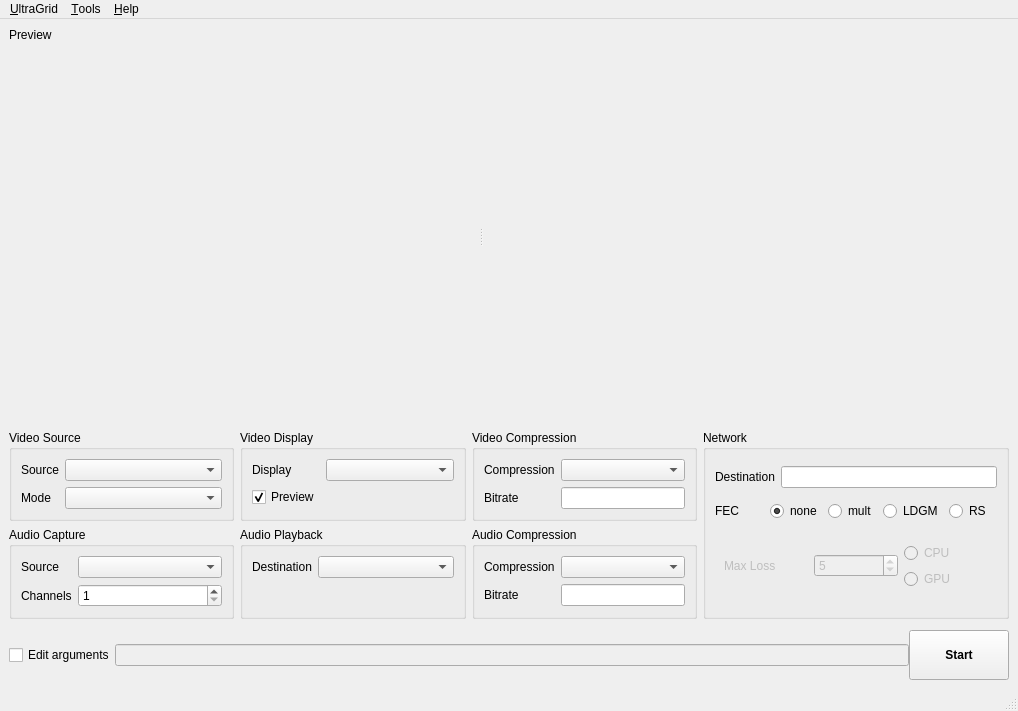
<?xml version="1.0" encoding="UTF-8"?>
<ui version="4.0">
 <class>UltragridWindow</class>
 <widget class="QMainWindow" name="UltragridWindow">
  <property name="geometry">
   <rect>
    <x>0</x>
    <y>0</y>
    <width>1018</width>
    <height>711</height>
   </rect>
  </property>
  <property name="windowTitle">
   <string>UltraGrid</string>
  </property>
  <property name="windowFilePath">
   <string/>
  </property>
  <widget class="QWidget" name="centralwidget">
   <layout class="QVBoxLayout" name="verticalLayout_6" stretch="0,6,0,0">
    <item>
     <widget class="QLabel" name="previewLabel">
      <property name="text">
       <string>Preview</string>
      </property>
     </widget>
    </item>
    <item>
     <layout class="QHBoxLayout" name="horizontalLayout">
      <item>
       <spacer name="horizontalSpacer">
        <property name="orientation">
         <enum>Qt::Horizontal</enum>
        </property>
        <property name="sizeType">
         <enum>QSizePolicy::Minimum</enum>
        </property>
        <property name="sizeHint" stdset="0">
         <size>
          <width>0</width>
          <height>0</height>
         </size>
        </property>
       </spacer>
      </item>
      <item>
       <widget class="QSplitter" name="previewsSplitter">
        <property name="orientation">
         <enum>Qt::Horizontal</enum>
        </property>
        <widget class="PreviewWidget" name="capturePreview" native="true">
         <property name="sizePolicy">
          <sizepolicy hsizetype="Expanding" vsizetype="Expanding">
           <horstretch>0</horstretch>
           <verstretch>0</verstretch>
          </sizepolicy>
         </property>
         <property name="minimumSize">
          <size>
           <width>64</width>
           <height>64</height>
          </size>
         </property>
        </widget>
        <widget class="PreviewWidget" name="displayPreview" native="true">
         <property name="sizePolicy">
          <sizepolicy hsizetype="Expanding" vsizetype="Expanding">
           <horstretch>0</horstretch>
           <verstretch>0</verstretch>
          </sizepolicy>
         </property>
         <property name="minimumSize">
          <size>
           <width>64</width>
           <height>64</height>
          </size>
         </property>
        </widget>
       </widget>
      </item>
      <item>
       <widget class="VuMeterWidget" name="vuMeter" native="true">
        <property name="sizePolicy">
         <sizepolicy hsizetype="Fixed" vsizetype="Preferred">
          <horstretch>0</horstretch>
          <verstretch>0</verstretch>
         </sizepolicy>
        </property>
        <property name="minimumSize">
         <size>
          <width>50</width>
          <height>100</height>
         </size>
        </property>
       </widget>
      </item>
     </layout>
    </item>
    <item>
     <layout class="QHBoxLayout" name="horizontalLayout_11">
      <property name="rightMargin">
       <number>0</number>
      </property>
      <property name="bottomMargin">
       <number>0</number>
      </property>
      <item>
       <layout class="QVBoxLayout" name="verticalLayout_3">
        <property name="bottomMargin">
         <number>0</number>
        </property>
        <item>
         <layout class="QHBoxLayout" name="horizontalLayout_4" stretch="1,1,1">
          <property name="sizeConstraint">
           <enum>QLayout::SetMaximumSize</enum>
          </property>
          <item>
           <widget class="QGroupBox" name="groupBox">
            <property name="autoFillBackground">
             <bool>false</bool>
            </property>
            <property name="title">
             <string>Video Source</string>
            </property>
            <property name="flat">
             <bool>false</bool>
            </property>
            <property name="checkable">
             <bool>false</bool>
            </property>
            <layout class="QFormLayout" name="formLayout_2">
             <property name="fieldGrowthPolicy">
              <enum>QFormLayout::AllNonFixedFieldsGrow</enum>
             </property>
             <item row="0" column="0">
              <widget class="QLabel" name="videoSourceLabel">
               <property name="text">
                <string>Source</string>
               </property>
              </widget>
             </item>
             <item row="2" column="0">
              <widget class="QLabel" name="videoModeLabel">
               <property name="text">
                <string>Mode</string>
               </property>
              </widget>
             </item>
             <item row="2" column="1">
              <widget class="QComboBox" name="videoModeComboBox"/>
             </item>
             <item row="0" column="1">
              <widget class="QComboBox" name="videoSourceComboBox"/>
             </item>
            </layout>
           </widget>
          </item>
          <item>
           <widget class="QGroupBox" name="groupBox_3">
            <property name="title">
             <string>Video Display</string>
            </property>
            <layout class="QFormLayout" name="formLayout_3">
             <property name="fieldGrowthPolicy">
              <enum>QFormLayout::AllNonFixedFieldsGrow</enum>
             </property>
             <item row="0" column="0">
              <widget class="QLabel" name="label_3">
               <property name="text">
                <string>Display</string>
               </property>
              </widget>
             </item>
             <item row="0" column="1">
              <widget class="QComboBox" name="videoDisplayComboBox"/>
             </item>
             <item row="1" column="0">
              <widget class="QCheckBox" name="previewCheckBox">
               <property name="text">
                <string>Preview</string>
               </property>
               <property name="checked">
                <bool>true</bool>
               </property>
              </widget>
             </item>
            </layout>
            <zorder>videoDisplayComboBox</zorder>
            <zorder>label_3</zorder>
            <zorder>previewCheckBox</zorder>
           </widget>
          </item>
          <item>
           <widget class="QGroupBox" name="groupBox_5">
            <property name="title">
             <string>Video Compression</string>
            </property>
            <layout class="QFormLayout" name="formLayout_5">
             <item row="0" column="0">
              <widget class="QLabel" name="label_7">
               <property name="text">
                <string>Compression</string>
               </property>
              </widget>
             </item>
             <item row="0" column="1">
              <widget class="QComboBox" name="videoCompressionComboBox"/>
             </item>
             <item row="1" column="0">
              <widget class="QLabel" name="videoBitrateLabel">
               <property name="text">
                <string>Bitrate</string>
               </property>
              </widget>
             </item>
             <item row="1" column="1">
              <widget class="QLineEdit" name="videoBitrateEdit"/>
             </item>
            </layout>
           </widget>
          </item>
         </layout>
        </item>
        <item>
         <layout class="QHBoxLayout" name="horizontalLayout_5">
          <property name="sizeConstraint">
           <enum>QLayout::SetMaximumSize</enum>
          </property>
          <item>
           <widget class="QGroupBox" name="groupBox_2">
            <property name="title">
             <string>Audio Capture</string>
            </property>
            <layout class="QFormLayout" name="formLayout">
             <item row="0" column="0">
              <widget class="QLabel" name="label_4">
               <property name="text">
                <string>Source</string>
               </property>
              </widget>
             </item>
             <item row="0" column="1">
              <widget class="QComboBox" name="audioSourceComboBox"/>
             </item>
             <item row="1" column="0">
              <widget class="QLabel" name="label_5">
               <property name="text">
                <string>Channels</string>
               </property>
              </widget>
             </item>
             <item row="1" column="1">
              <widget class="QSpinBox" name="audioChannelsSpinBox">
               <property name="minimum">
                <number>1</number>
               </property>
               <property name="maximum">
                <number>32</number>
               </property>
              </widget>
             </item>
            </layout>
           </widget>
          </item>
          <item>
           <widget class="QGroupBox" name="groupBox_4">
            <property name="title">
             <string>Audio Playback</string>
            </property>
            <layout class="QFormLayout" name="formLayout_4">
             <property name="fieldGrowthPolicy">
              <enum>QFormLayout::AllNonFixedFieldsGrow</enum>
             </property>
             <item row="0" column="0">
              <widget class="QLabel" name="label_6">
               <property name="text">
                <string>Destination</string>
               </property>
              </widget>
             </item>
             <item row="0" column="1">
              <widget class="QComboBox" name="audioPlaybackComboBox"/>
             </item>
            </layout>
           </widget>
          </item>
          <item>
           <widget class="QGroupBox" name="groupBox_6">
            <property name="title">
             <string>Audio Compression</string>
            </property>
            <layout class="QFormLayout" name="formLayout_6">
             <property name="fieldGrowthPolicy">
              <enum>QFormLayout::AllNonFixedFieldsGrow</enum>
             </property>
             <item row="0" column="0">
              <widget class="QLabel" name="label_9">
               <property name="text">
                <string>Compression</string>
               </property>
              </widget>
             </item>
             <item row="0" column="1">
              <widget class="QComboBox" name="audioCompressionComboBox"/>
             </item>
             <item row="1" column="1">
              <widget class="QLineEdit" name="audioBitrateEdit">
               <property name="sizePolicy">
                <sizepolicy hsizetype="Preferred" vsizetype="Fixed">
                 <horstretch>0</horstretch>
                 <verstretch>0</verstretch>
                </sizepolicy>
               </property>
              </widget>
             </item>
             <item row="1" column="0">
              <widget class="QLabel" name="audioBitrateLabel">
               <property name="text">
                <string>Bitrate</string>
               </property>
              </widget>
             </item>
            </layout>
           </widget>
          </item>
         </layout>
        </item>
       </layout>
      </item>
      <item>
       <widget class="QGroupBox" name="groupBox_7">
        <property name="sizePolicy">
         <sizepolicy hsizetype="Maximum" vsizetype="Preferred">
          <horstretch>0</horstretch>
          <verstretch>0</verstretch>
         </sizepolicy>
        </property>
        <property name="title">
         <string>Network</string>
        </property>
        <layout class="QVBoxLayout" name="verticalLayout_4">
         <item>
          <layout class="QHBoxLayout" name="horizontalLayout_12">
           <property name="bottomMargin">
            <number>0</number>
           </property>
           <item>
            <widget class="QLabel" name="label_10">
             <property name="text">
              <string>Destination</string>
             </property>
            </widget>
           </item>
           <item>
            <widget class="QLineEdit" name="networkDestinationEdit">
             <property name="text">
              <string extracomment="Target IP or host"/>
             </property>
            </widget>
           </item>
          </layout>
         </item>
         <item>
          <layout class="QHBoxLayout" name="horizontalLayout_6">
           <item>
            <widget class="QLabel" name="label_15">
             <property name="text">
              <string>FEC</string>
             </property>
            </widget>
           </item>
           <item>
            <widget class="QRadioButton" name="fecNoneRadio">
             <property name="text">
              <string>none</string>
             </property>
             <property name="checked">
              <bool>true</bool>
             </property>
            </widget>
           </item>
           <item>
            <widget class="QRadioButton" name="fecMultRadio">
             <property name="text">
              <string>mult</string>
             </property>
            </widget>
           </item>
           <item>
            <widget class="QRadioButton" name="fecLdgmRadio">
             <property name="text">
              <string>LDGM</string>
             </property>
            </widget>
           </item>
           <item>
            <widget class="QRadioButton" name="fecRsRadio">
             <property name="text">
              <string>RS</string>
             </property>
            </widget>
           </item>
          </layout>
         </item>
         <item>
          <widget class="QStackedWidget" name="stackedWidget">
           <property name="enabled">
            <bool>false</bool>
           </property>
           <property name="sizePolicy">
            <sizepolicy hsizetype="Maximum" vsizetype="Maximum">
             <horstretch>0</horstretch>
             <verstretch>0</verstretch>
            </sizepolicy>
           </property>
           <property name="currentIndex">
            <number>1</number>
           </property>
           <widget class="QWidget" name="mult">
            <layout class="QHBoxLayout" name="horizontalLayout_7">
             <item>
              <widget class="QLabel" name="label">
               <property name="text">
                <string>Multiplying factor</string>
               </property>
              </widget>
             </item>
             <item>
              <widget class="QSpinBox" name="multSpin">
               <property name="sizePolicy">
                <sizepolicy hsizetype="Preferred" vsizetype="Fixed">
                 <horstretch>0</horstretch>
                 <verstretch>0</verstretch>
                </sizepolicy>
               </property>
               <property name="minimum">
                <number>1</number>
               </property>
              </widget>
             </item>
            </layout>
           </widget>
           <widget class="QWidget" name="lgdm">
            <layout class="QHBoxLayout" name="horizontalLayout_8">
             <item>
              <widget class="QLabel" name="label_2">
               <property name="text">
                <string>Max Loss</string>
               </property>
              </widget>
             </item>
             <item>
              <widget class="QSpinBox" name="ldgmMaxLoss">
               <property name="value">
                <number>5</number>
               </property>
              </widget>
             </item>
             <item>
              <layout class="QVBoxLayout" name="verticalLayout">
               <item>
                <widget class="QRadioButton" name="ldgmSimpCpuRadio">
                 <property name="text">
                  <string>CPU</string>
                 </property>
                </widget>
               </item>
               <item>
                <widget class="QRadioButton" name="ldgmSimpGpuRadio">
                 <property name="text">
                  <string>GPU</string>
                 </property>
                </widget>
               </item>
              </layout>
             </item>
            </layout>
           </widget>
           <widget class="QWidget" name="page">
            <layout class="QHBoxLayout" name="horizontalLayout_9">
             <item>
              <widget class="QLabel" name="label_8">
               <property name="text">
                <string>k</string>
               </property>
              </widget>
             </item>
             <item>
              <widget class="QSpinBox" name="ldgmK">
               <property name="minimum">
                <number>64</number>
               </property>
               <property name="maximum">
                <number>8191</number>
               </property>
               <property name="value">
                <number>256</number>
               </property>
              </widget>
             </item>
             <item>
              <widget class="QLabel" name="label_11">
               <property name="text">
                <string>m</string>
               </property>
              </widget>
             </item>
             <item>
              <widget class="QSpinBox" name="ldgmM">
               <property name="minimum">
                <number>64</number>
               </property>
               <property name="maximum">
                <number>8191</number>
               </property>
               <property name="value">
                <number>192</number>
               </property>
              </widget>
             </item>
             <item>
              <widget class="QLabel" name="label_12">
               <property name="text">
                <string>c</string>
               </property>
              </widget>
             </item>
             <item>
              <widget class="QSpinBox" name="ldgmC">
               <property name="minimum">
                <number>2</number>
               </property>
               <property name="maximum">
                <number>63</number>
               </property>
               <property name="value">
                <number>5</number>
               </property>
              </widget>
             </item>
             <item>
              <layout class="QVBoxLayout" name="verticalLayout_2">
               <property name="rightMargin">
                <number>5</number>
               </property>
               <item>
                <widget class="QRadioButton" name="ldgmAdvCpuRadio">
                 <property name="text">
                  <string>CPU</string>
                 </property>
                </widget>
               </item>
               <item>
                <widget class="QRadioButton" name="ldgmAdvGpuRadio">
                 <property name="text">
                  <string>GPU</string>
                 </property>
                </widget>
               </item>
              </layout>
             </item>
            </layout>
           </widget>
           <widget class="QWidget" name="page_2">
            <layout class="QHBoxLayout" name="horizontalLayout_10">
             <item>
              <widget class="QLabel" name="label_13">
               <property name="sizePolicy">
                <sizepolicy hsizetype="Maximum" vsizetype="Preferred">
                 <horstretch>0</horstretch>
                 <verstretch>0</verstretch>
                </sizepolicy>
               </property>
               <property name="text">
                <string>k</string>
               </property>
              </widget>
             </item>
             <item>
              <widget class="QSpinBox" name="rsK">
               <property name="maximum">
                <number>255</number>
               </property>
               <property name="value">
                <number>200</number>
               </property>
              </widget>
             </item>
             <item>
              <widget class="QLabel" name="label_14">
               <property name="sizePolicy">
                <sizepolicy hsizetype="Maximum" vsizetype="Preferred">
                 <horstretch>0</horstretch>
                 <verstretch>0</verstretch>
                </sizepolicy>
               </property>
               <property name="text">
                <string>n</string>
               </property>
              </widget>
             </item>
             <item>
              <widget class="QSpinBox" name="rsN">
               <property name="maximum">
                <number>255</number>
               </property>
               <property name="value">
                <number>220</number>
               </property>
              </widget>
             </item>
            </layout>
           </widget>
          </widget>
         </item>
        </layout>
       </widget>
      </item>
     </layout>
    </item>
    <item>
     <layout class="QHBoxLayout" name="horizontalLayout_3">
      <property name="spacing">
       <number>0</number>
      </property>
      <property name="topMargin">
       <number>5</number>
      </property>
      <item>
       <widget class="QCheckBox" name="editCheckBox">
        <property name="text">
         <string>Edit arguments</string>
        </property>
       </widget>
      </item>
      <item>
       <widget class="QLineEdit" name="arguments">
        <property name="enabled">
         <bool>false</bool>
        </property>
        <property name="dragEnabled">
         <bool>false</bool>
        </property>
        <property name="readOnly">
         <bool>false</bool>
        </property>
        <property name="placeholderText">
         <string/>
        </property>
        <property name="clearButtonEnabled">
         <bool>false</bool>
        </property>
       </widget>
      </item>
      <item>
       <widget class="QPushButton" name="startButton">
        <property name="sizePolicy">
         <sizepolicy hsizetype="Preferred" vsizetype="Preferred">
          <horstretch>0</horstretch>
          <verstretch>0</verstretch>
         </sizepolicy>
        </property>
        <property name="minimumSize">
         <size>
          <width>100</width>
          <height>50</height>
         </size>
        </property>
        <property name="font">
         <font>
          <weight>75</weight>
          <bold>true</bold>
         </font>
        </property>
        <property name="text">
         <string>Start</string>
        </property>
       </widget>
      </item>
     </layout>
    </item>
   </layout>
  </widget>
  <widget class="QMenuBar" name="menubar">
   <property name="geometry">
    <rect>
     <x>0</x>
     <y>0</y>
     <width>1018</width>
     <height>22</height>
    </rect>
   </property>
   <property name="contextMenuPolicy">
    <enum>Qt::NoContextMenu</enum>
   </property>
   <widget class="QMenu" name="menu_UltraGrid">
    <property name="title">
     <string>&amp;UltraGrid</string>
    </property>
    <addaction name="actionSettings"/>
    <addaction name="separator"/>
    <addaction name="actionQuit"/>
   </widget>
   <widget class="QMenu" name="menu_Tools">
    <property name="title">
     <string>&amp;Tools</string>
    </property>
    <addaction name="actionShow_Terminal"/>
    <addaction name="actionAdvanced"/>
    <addaction name="actionUse_hw_acceleration"/>
    <addaction name="actionVuMeter"/>
    <addaction name="separator"/>
    <addaction name="actionRefresh"/>
   </widget>
   <widget class="QMenu" name="menu_Help">
    <property name="title">
     <string>&amp;Help</string>
    </property>
    <addaction name="actionAbout_UltraGrid"/>
    <addaction name="actionTest"/>
   </widget>
   <addaction name="menu_UltraGrid"/>
   <addaction name="menu_Tools"/>
   <addaction name="menu_Help"/>
  </widget>
  <widget class="QStatusBar" name="statusbar"/>
  <action name="actionQuit">
   <property name="text">
    <string>Quit</string>
   </property>
  </action>
  <action name="actionAbout_UltraGrid">
   <property name="text">
    <string>About UltraGrid</string>
   </property>
  </action>
  <action name="actionShow_Terminal">
   <property name="checkable">
    <bool>false</bool>
   </property>
   <property name="checked">
    <bool>false</bool>
   </property>
   <property name="text">
    <string>Show &amp;Log</string>
   </property>
  </action>
  <action name="actionRefresh">
   <property name="text">
    <string>Refresh</string>
   </property>
  </action>
  <action name="actionAdvanced">
   <property name="checkable">
    <bool>true</bool>
   </property>
   <property name="text">
    <string>Advanced</string>
   </property>
  </action>
  <action name="actionUse_hw_acceleration">
   <property name="checkable">
    <bool>true</bool>
   </property>
   <property name="text">
    <string>Use hw. acceleration</string>
   </property>
  </action>
  <action name="actionVuMeter">
   <property name="checkable">
    <bool>true</bool>
   </property>
   <property name="checked">
    <bool>true</bool>
   </property>
   <property name="text">
    <string>vuMeter</string>
   </property>
  </action>
  <action name="actionSettings">
   <property name="text">
    <string>Settings</string>
   </property>
  </action>
  <action name="actionTest">
   <property name="text">
    <string>Test</string>
   </property>
  </action>
 </widget>
 <customwidgets>
  <customwidget>
   <class>PreviewWidget</class>
   <extends>QWidget</extends>
   <header>previewWidget.hpp</header>
  </customwidget>
  <customwidget>
   <class>VuMeterWidget</class>
   <extends>QWidget</extends>
   <header>vuMeterWidget.hpp</header>
   <container>1</container>
  </customwidget>
 </customwidgets>
 <resources/>
 <connections>
  <connection>
   <sender>actionQuit</sender>
   <signal>triggered()</signal>
   <receiver>UltragridWindow</receiver>
   <slot>close()</slot>
   <hints>
    <hint type="sourcelabel">
     <x>-1</x>
     <y>-1</y>
    </hint>
    <hint type="destinationlabel">
     <x>556</x>
     <y>362</y>
    </hint>
   </hints>
  </connection>
  <connection>
   <sender>editCheckBox</sender>
   <signal>toggled(bool)</signal>
   <receiver>arguments</receiver>
   <slot>setEnabled(bool)</slot>
   <hints>
    <hint type="sourcelabel">
     <x>70</x>
     <y>682</y>
    </hint>
    <hint type="destinationlabel">
     <x>609</x>
     <y>683</y>
    </hint>
   </hints>
  </connection>
  <connection>
   <sender>editCheckBox</sender>
   <signal>toggled(bool)</signal>
   <receiver>groupBox_2</receiver>
   <slot>setDisabled(bool)</slot>
   <hints>
    <hint type="sourcelabel">
     <x>70</x>
     <y>682</y>
    </hint>
    <hint type="destinationlabel">
     <x>142</x>
     <y>606</y>
    </hint>
   </hints>
  </connection>
  <connection>
   <sender>editCheckBox</sender>
   <signal>toggled(bool)</signal>
   <receiver>groupBox</receiver>
   <slot>setDisabled(bool)</slot>
   <hints>
    <hint type="sourcelabel">
     <x>70</x>
     <y>682</y>
    </hint>
    <hint type="destinationlabel">
     <x>142</x>
     <y>486</y>
    </hint>
   </hints>
  </connection>
  <connection>
   <sender>editCheckBox</sender>
   <signal>toggled(bool)</signal>
   <receiver>groupBox_3</receiver>
   <slot>setDisabled(bool)</slot>
   <hints>
    <hint type="sourcelabel">
     <x>70</x>
     <y>682</y>
    </hint>
    <hint type="destinationlabel">
     <x>142</x>
     <y>486</y>
    </hint>
   </hints>
  </connection>
  <connection>
   <sender>editCheckBox</sender>
   <signal>toggled(bool)</signal>
   <receiver>groupBox_5</receiver>
   <slot>setDisabled(bool)</slot>
   <hints>
    <hint type="sourcelabel">
     <x>70</x>
     <y>682</y>
    </hint>
    <hint type="destinationlabel">
     <x>142</x>
     <y>486</y>
    </hint>
   </hints>
  </connection>
  <connection>
   <sender>editCheckBox</sender>
   <signal>toggled(bool)</signal>
   <receiver>groupBox_7</receiver>
   <slot>setDisabled(bool)</slot>
   <hints>
    <hint type="sourcelabel">
     <x>70</x>
     <y>682</y>
    </hint>
    <hint type="destinationlabel">
     <x>142</x>
     <y>486</y>
    </hint>
   </hints>
  </connection>
  <connection>
   <sender>editCheckBox</sender>
   <signal>toggled(bool)</signal>
   <receiver>groupBox_4</receiver>
   <slot>setDisabled(bool)</slot>
   <hints>
    <hint type="sourcelabel">
     <x>70</x>
     <y>682</y>
    </hint>
    <hint type="destinationlabel">
     <x>142</x>
     <y>486</y>
    </hint>
   </hints>
  </connection>
  <connection>
   <sender>editCheckBox</sender>
   <signal>toggled(bool)</signal>
   <receiver>groupBox_6</receiver>
   <slot>setDisabled(bool)</slot>
   <hints>
    <hint type="sourcelabel">
     <x>70</x>
     <y>682</y>
    </hint>
    <hint type="destinationlabel">
     <x>142</x>
     <y>486</y>
    </hint>
   </hints>
  </connection>
  <connection>
   <sender>fecNoneRadio</sender>
   <signal>toggled(bool)</signal>
   <receiver>stackedWidget</receiver>
   <slot>setDisabled(bool)</slot>
   <hints>
    <hint type="sourcelabel">
     <x>836</x>
     <y>543</y>
    </hint>
    <hint type="destinationlabel">
     <x>940</x>
     <y>611</y>
    </hint>
   </hints>
  </connection>
  <connection>
   <sender>previewCheckBox</sender>
   <signal>toggled(bool)</signal>
   <receiver>previewLabel</receiver>
   <slot>setVisible(bool)</slot>
   <hints>
    <hint type="sourcelabel">
     <x>322</x>
     <y>481</y>
    </hint>
    <hint type="destinationlabel">
     <x>551</x>
     <y>39</y>
    </hint>
   </hints>
  </connection>
  <connection>
   <sender>previewCheckBox</sender>
   <signal>toggled(bool)</signal>
   <receiver>previewsSplitter</receiver>
   <slot>setVisible(bool)</slot>
   <hints>
    <hint type="sourcelabel">
     <x>326</x>
     <y>484</y>
    </hint>
    <hint type="destinationlabel">
     <x>483</x>
     <y>222</y>
    </hint>
   </hints>
  </connection>
 </connections>
</ui>
